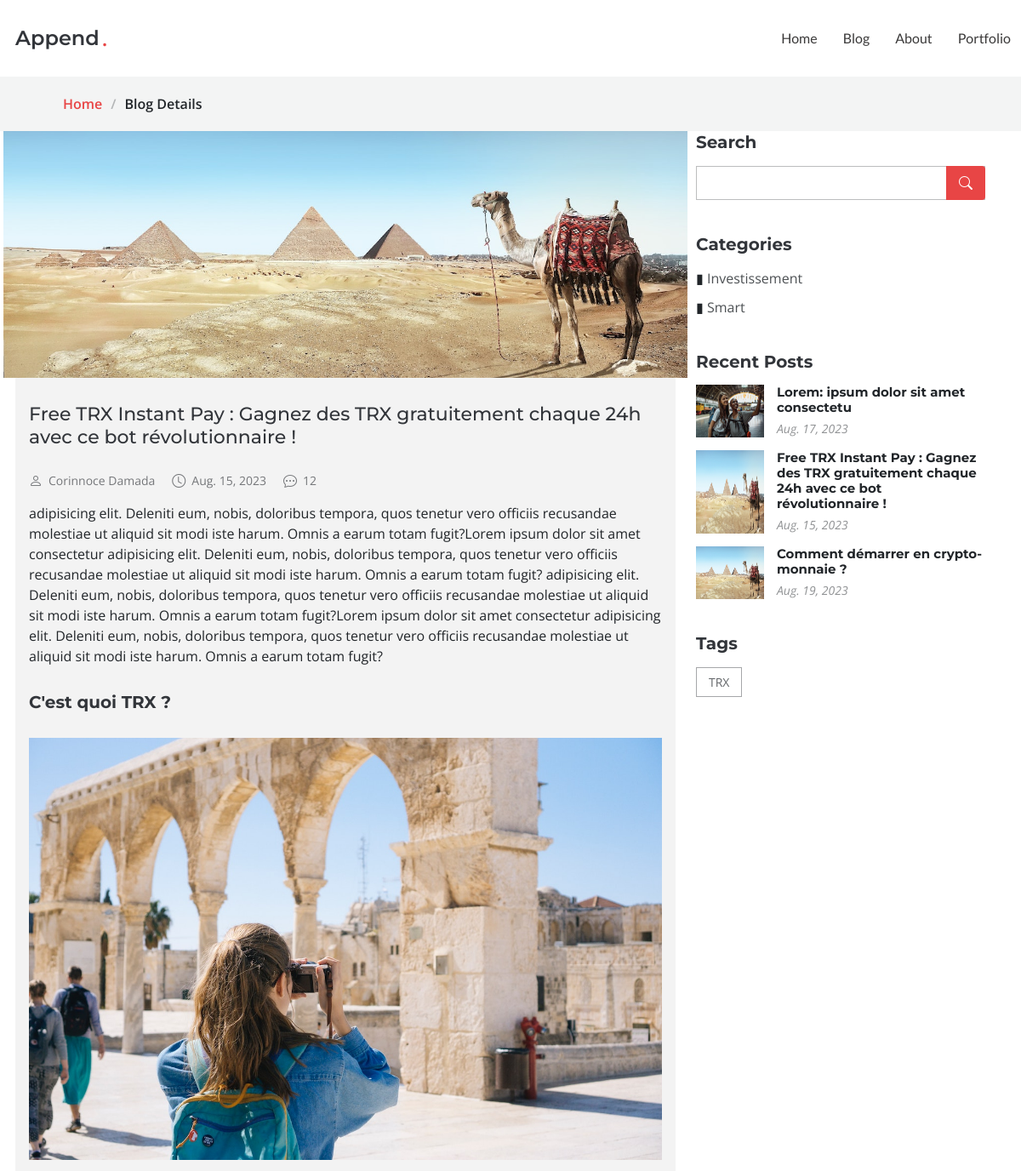
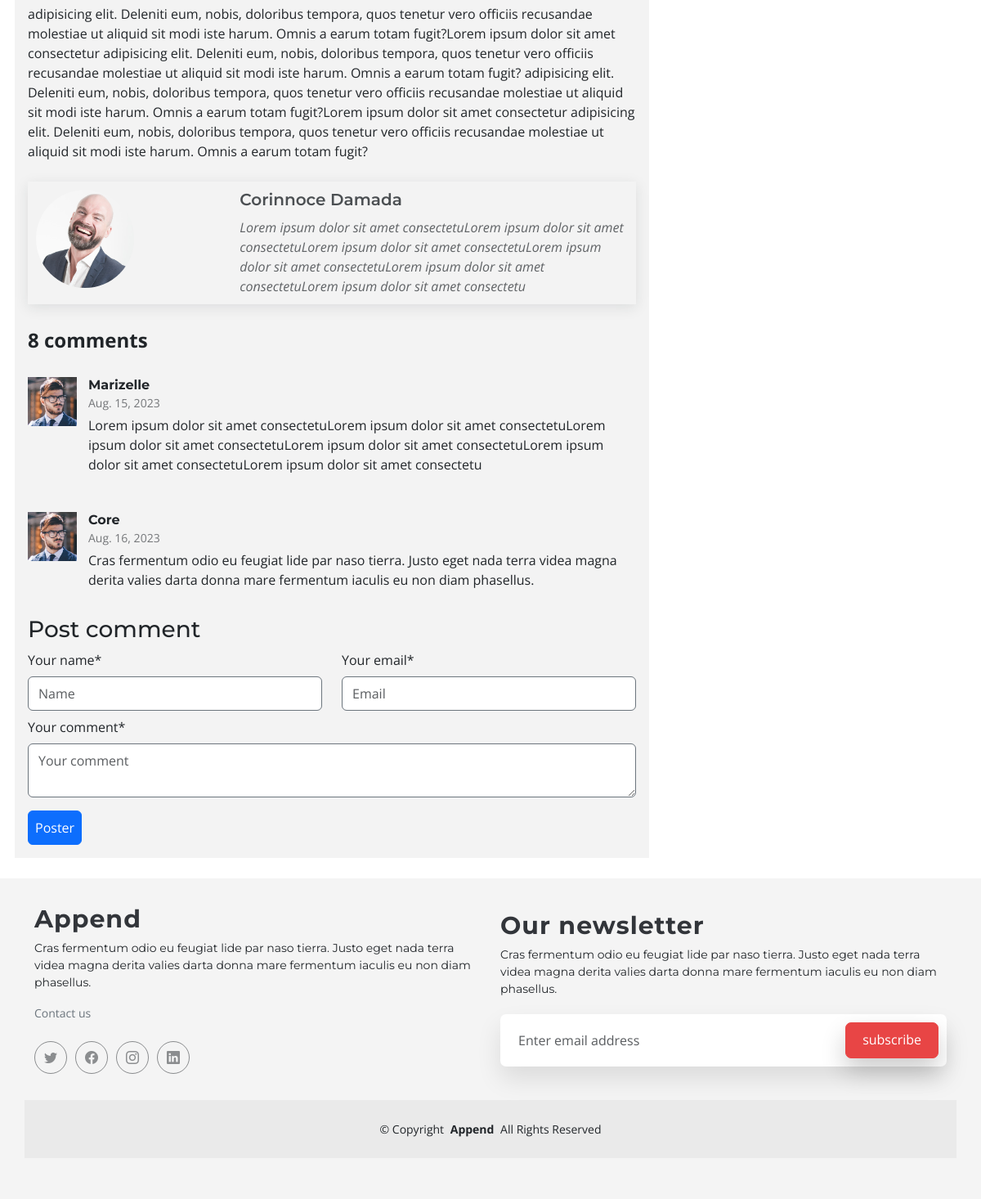
The app's page /articles/free-trx-instant-pay-gagnez-des-trx-gratuitement-chaque-24h-avec-ce-bot-revolutionnaire/ with its own data (2 pictures, top to bottom).
### article/models.py (models this page shows, shortened)
class Article(models.Model):
    title = models.CharField(max_length=300)
    category = models.ForeignKey(Category, on_delete=models.CASCADE)
    picture = models.ImageField(upload_to='images/articles/',blank=True, null=True)
    cloudpicture = models.CharField(max_length=3000,blank=True)
    description = models.TextField(blank=True, null=True)
    slug = models.SlugField(max_length=1000,blank=True, null=True)
    author = models.ForeignKey(Author,on_delete=models.CASCADE)
    created_at = models.DateTimeField(auto_now=True)
    sendmail = models.BooleanField(default=True)
    published = models.BooleanField(default=False)
    created_at = models.DateField(auto_now=True, auto_now_add=False)

class Category(models.Model):
    name = models.CharField(max_length=254)
    picture = models.ImageField(upload_to='images/categories/',blank=True, null=True)
    cloudpicture = models.CharField(max_length=3000,blank=True)
    slug = models.SlugField(max_length=1000,blank=True, null=True)

class Author(models.Model):
    name = models.CharField(max_length=500)
    picture = models.ImageField(upload_to='images/authors/',blank=True, null=True)
    cloudpicture = models.CharField(max_length=10000,null=True,blank=True)
    description = models.TextField(blank=True)
    facebook = models.CharField(max_length=50000, blank=True, null=True)
    twitter = models.CharField(max_length=50000, blank=True, null=True)
    whatsapp = models.CharField(max_length=50000, blank=True, null=True)

class SousArticle(models.Model):
    article = models.ForeignKey(Article, on_delete=models.CASCADE)
    sub_title = models.CharField(max_length=300)
    picture = models.ImageField(upload_to='images/articles/',blank=True, null=True)
    cloudpicture = models.CharField(max_length=3000,blank=True)
    description = models.TextField(blank=True, null=True)

class Comment(models.Model):
    article = models.ForeignKey(Article,on_delete=models.CASCADE)
    username = models.CharField(max_length=254)
    content = models.TextField()
    created_at = models.DateField(auto_now=True, auto_now_add=False)

class Tag(models.Model):
    name = models.CharField(max_length=50)
    category = models.ForeignKey(Category,on_delete=models.CASCADE)
    slug = models.SlugField(max_length=254,blank=True, null=True)

### article/views.py (the view)
# urls.py: path('<str:slug>/',detail,name="detail"),
def detail(request,slug):
    context={}
    context['article'] = get_object_or_404(Article,slug=slug,published=True)
    context['categorys'] = get_category()
    context['recent_post'] = get_category_blog(context['article'].category)
    context['tags'] = Tag.objects.filter(category=context['article'].category)
    context['comments'] = Comment.objects.filter(article=context['article'])
    context['s_articles'] = SousArticle.objects.filter(article=context['article'])
    return render(request,'articles/detail.html',context)

### article/models.py (called while the page is built)
def get_category():
    return Category.objects.all()

def get_category_blog(category):
    articles = Article.objects.filter(category=category,published=True)
    return articles

### article/templatetags/custom_tags.py (called while the page is built)
@register.filter
def strong(value):
    return re.sub(r'\*(.*?)\*', r'<h4>\1</h4>', value)

@register.filter
def list(value):
    return re.sub(r'\#(.*?)\#', r'<li>\1</li>', value)

### templates/articles/detail.html (shortened to what this page needs)
{% extends 'base.html' %}
{% load static %}
{% load custom_tags %}
{% block content %}
<div data-aos="fade" class="page-title">
    <nav class="breadcrumbs">
        <div class="container">
        <ol>
            <li><a href="index.html">Home</a></li>
            <li class="current">Blog Details</li>
        </ol>
        </div>
    </nav>
    </div>
    <section id="blog-details" class="blog-details">
        <div class="container ">
            <div class="row g-5">
                <div class="col-md-8 bg-detail p-3">
                    <div class="bg-detail article ">
                        <div class="post-img">
                            {% if article.picture %}
                                <img src="{{article.picture.url}}" alt="" class="img-fluid">
                            {% elif article.cloudpicture %}
                                <img src="{{article.cloudpicture}}" alt="" class="img-fluid">
                            {% elif article.category.picture.url %}
                                <img src="{{article.category.picture.url}}" alt="" class="img-fluid">
                            {% else %}
                                <img src="{{article.category.cloudpicture}}" alt="" class="img-fluid">
                            {% endif %}
                        </div>
                        <h4 class="title">{{article.title}}</h4>
                        <div class="meta-top">
                            <ul>
                                <li class="d-flex align-items-center"><i class="bi bi-person"></i> <a href="blog-details.html">{{article.author.name}}</a></li>
                                <li class="d-flex align-items-center"><i class="bi bi-clock"></i> <a href="blog-details.html"><time datetime="2020-01-01">{{article.created_at}}</time></a></li>
                                <li class="d-flex align-items-center"><i class="bi bi-chat-dots"></i> <a href="blog-details.html">12</a></li>
                            </ul>
                        </div>
                        <div class="content">
                            <p> {{article.description|strong|list|safe|urlize}} </p>
                                {% for article in s_articles %}
                                    <h4 class="title">{{article.sub_title}}</h4>
                                    {% if article.picture %}
                                        <img src="{{article.picture.url}}" alt="" class="img-fluid">
                                    {% elif article.cloudpicture %}
                                        <img src="{{article.cloudpicture}}" alt="" class="img-fluid">
                                    {% endif %}
                                    <p class="content" >{{article.description}}</p>
                                {% endfor %}
                        </div>
                    </div>
                    <div class="blog-author">
                        <div class="row">
                            <div class="col-md-4">
                                {% if article.author.picture %}
                                    <img src="{{article.author.picture.url}}" class="rounded-circle flex-shrink-0" alt="">
                                {% elif article.author.cloudpicture %}
                                    <img src="{{article.author.cloudpicture}}" class="rounded-circle flex-shrink-0" alt="">
                                {% else %}
                                    <img src="{% static 'assets/img/blog/comments-2.jpg' %}" class="rounded-circle flex-shrink-0" alt="">
                                {% endif %}
                            </div>
                        <div class="col-md-8">
                            <div>
                                <h4>{{article.author.name}}</h4>
                                <p> {{article.author.description}} </p>
                            </div>
                        </div>
                    </div>
                    </div>
                    <div class="comments">
                    <div class="comments-count h4">8 comments</div>
                    {% for comment in comments %}
                        <div class="comment">
                            <div class="d-flex">
                                <div class="comment-img">
                                    <img src="{% static 'assets/img/blog/comments-2.jpg' %}" alt=""></div>
                                <div>
                                    <h5><a href="">{{comment.username}}</a></h5>
                                    <time datetime="2020-01-01">{{comment.created_at}}</time>
                                    <p>
                                    {{comment.content}}
                                    </p>
                                </div>
                            </div>
                        </div>
                    {% endfor %}
                    </div>
                    <div class="mt-3">
                        <h3 class="mb-2">Post comment</h3>
                        <form method="POST" action="{% url 'postcomment' %}">
                            <div class="row">
                                <div class="col-md-6">
                                    <label class="form-label mb-2" for="name">Your name*</label>
                                    <input required type="text" id="name" placeholder="Name" class="form-control border-secondary mb-2 py-2" name="username">
                                </div>
                                <div class="col-md-6">
                                    <label class="form-label mb-2" for="email">Your email*</label>
                                    <input required type="email" id="email" placeholder="Email" class="form-control border-secondary mb-2 py-2" name="email">
                                </div>
                            </div>
                            <label class="form-label  mb-2" for="comment-post">Your comment*</label>
                            <textarea id="comment-post" required placeholder="Your comment" class="form-control border-secondary mb-2 py-2" name="content"></textarea>
                            <button type="submit" class="btn btn-primary mt-2 p-2">Poster</button>
                        </form>
                    </div>
                </div>
                <div class="col-lg-4">
                    <div class="sidebar">
                        <div class="sidebar-item search-form">
                            <h3 class="sidebar-title">Search</h3>
                            <form action="{% url 'blog' %}" method="GET" class="mt-3">
                            <input type="text" name="article">
                            <button type="submit"><i class="bi bi-search"></i></button>
                            </form>
                        </div>
                        <div class="sidebar-item categories">
                            <h3 class="sidebar-title">Categories</h3>
                            <ul class="mt-3">
                                {% for category in categorys %}
                                    <li>&marker; <a href="{% url 'blog' %}?category={{category.slug}}">{{category.name}}</a></li>
                                {% endfor %}
                            </ul>
                        </div>
                        <div class="sidebar-item recent-posts">
                            <h3 class="sidebar-title">Recent Posts</h3>
                            {% for post in recent_post %}
                                <div class="post-item">
                                    {% if post.picture %}
                                        <img src="{{post.picture.url}}" alt="" class="flex-shrink-0">
                                        {% elif post.cloudpicture %}
                                            <img src="{{post.cloudpicture}}" alt="" class="flex-shrink-0">
                                        {% elif post.category.picture.url %}
                                            <img src="{{post.category.picture.url}}" alt="" class="flex-shrink-0">
                                        {% else %}
                                            <img src="{{post.category.cloudpicture}}" alt="" class="flex-shrink-0">
                                        {% endif %}
                                    <div>
                                        <h4><a href="blog-details.html">{{post.title}}</a></h4>
                                        <time datetime="2020-01-01">{{post.created_at}}</time>
                                    </div>
                                </div>
                            {% endfor %}
                        </div>
                        <div class="sidebar-item tags">
                            {% if tags %}
                                <h3 class="sidebar-title">Tags</h3>
                                <ul class="mt-3">
                                    {% for tag in tags %}
                                        <li><a href="{% url 'blog' %}?tag={{tag.slug}}">{{tag.name}}</a></li>
                                    {% endfor %}
                                </ul>
                            {% endif %}
                        </div>
                    </div>
                </div>
            </div>
        </div>
    </section>
{% endblock content %}

### records on screen
Article: category.picture (picture), title "Free TRX Instant Pay : Gagnez des TRX gratuitement chaque 24h avec ce bot révolutionnaire !", author.name "Corinnoce Damada", created_at "Aug. 15, 2023", description|strong "adipisicing elit. Deleniti eum, nobis, doloribus tempora, quos tenetur vero officiis recusandae molestiae ut aliquid sit modi iste harum. Omnis a earum totam fugit?Lorem ipsum dolor sit amet consectetur adipisicing elit. Deleniti eum, nobis, doloribus tempora, quos tenetur vero officiis recusandae molestiae ut aliquid sit modi iste harum. Omnis a earum totam fugit? adipisicing elit. Deleniti eum, nobis, doloribus tempora, quos tenetur vero officiis recusandae molestiae ut aliquid sit modi iste harum. Omnis a earum totam fugit?Lorem ipsum dolor sit amet consectetur adipisicing elit. Deleniti eum, nobis, doloribus tempora, quos tenetur vero officiis recusandae molestiae ut aliquid sit modi…", author.picture (picture), author.description "Lorem ipsum dolor sit amet consectetuLorem ipsum dolor sit amet consectetuLorem ipsum dolor sit amet consectetuLorem ipsum dolor sit amet consectetuLorem ipsum dolor sit amet consectetuLorem ipsum dolor sit amet consectetu"
SousArticle: sub_title "C'est quoi TRX ?", picture (picture), description "adipisicing elit. Deleniti eum, nobis, doloribus tempora, quos tenetur vero officiis recusandae molestiae ut aliquid sit modi iste harum. Omnis a earum totam fugit?Lorem ipsum dolor sit amet consectetur adipisicing elit. Deleniti eum, nobis, doloribus tempora, quos tenetur vero officiis recusandae molestiae ut aliquid sit modi iste harum. Omnis a earum totam fugit? adipisicing elit. Deleniti eum, nobis, doloribus tempora, quos tenetur vero officiis recusandae molestiae ut aliquid sit modi iste harum. Omnis a earum totam fugit?Lorem ipsum dolor sit amet consectetur adipisicing elit. Deleniti eum, nobis, doloribus tempora, quos tenetur vero officiis recusandae molestiae ut aliquid sit modi…"
Comment: username "Marizelle", created_at "Aug. 15, 2023", content "Lorem ipsum dolor sit amet consectetuLorem ipsum dolor sit amet consectetuLorem ipsum dolor sit amet consectetuLorem ipsum dolor sit amet consectetuLorem ipsum dolor sit amet consectetuLorem ipsum dolor sit amet consectetu"
Comment: username "Core", created_at "Aug. 16, 2023", content "Cras fermentum odio eu feugiat lide par naso tierra. Justo eget nada terra videa magna derita valies darta donna mare fermentum iaculis eu non diam phasellus."
Category: name "Investissement"
Category: name "Smart"
Article: picture (picture), title "Lorem: ipsum dolor sit amet consectetu", created_at "Aug. 17, 2023"
Article: category.picture (picture), title "Comment démarrer en crypto-monnaie ?", created_at "Aug. 19, 2023"
Tag: name "TRX"
